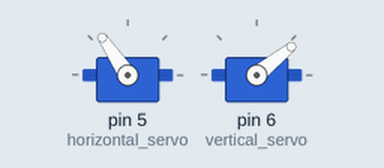
A sketch run on a simulated Arduino Uno, built with avr-gcc and run on an emulated ATmega328P. Parts: 2 × servo. Random numbers use the default seed unless the sketch sets one.

Above: at 1.2 s.
At 10.2 s:
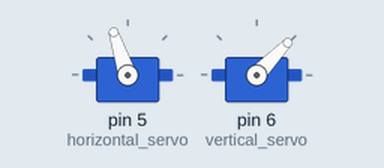
At 19.2 s:
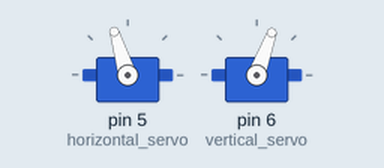
At 38.2 s:
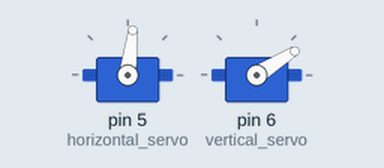
Timing chart, 0 to 40.0 s (numbered marks = the images above):
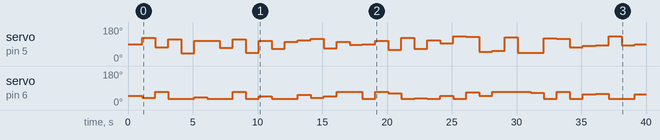

Measured:
- by itself, servo on pin 6 (vertical_servo): 50° → 39° at 1.1 s, → 70° 1.0 s later, → 32° 1.0 s later, → 42° 2.0 s later, … (32 changes in this stretch)
- by itself, servo on pin 5 (horizontal_servo): 90° → 124° at 1.1 s, → 74° 1.0 s later, → 116° 1.0 s later, → 40° 1.0 s later, … (39 changes in this stretch)

The sketch:

EyeArtBot.ino
```cpp
  #include <Servo.h>

  Servo Eye_Horizontal;  // create servo object to control a servo
  Servo Eye_Vertical;
  int vertical_servo = 6;
  int horizontal_servo = 5;

  int min_horizontal = 30;
  int mid_horizontal = 90;
  int max_horizontal = 130;

  int min_vertical = 32;
  int mid_vertical = 50;
  int max_vertical = 70;

  int pos = 0;    // variable to store the servo position

  void right_to_left()
  {
    // right to left
    for(pos = min_horizontal; pos < max_horizontal; pos += 1)  // goes from 0 degrees to 180 degrees
    {                                  // in steps of 1 degree
      Eye_Horizontal.write(pos);              // tell servo to go to position in variable 'pos'
      delay(15);                       // waits 15ms for the servo to reach the position
    }
  }

  void left_to_right()
  {
    //left to right
    for(pos = max_horizontal; pos>=min_horizontal; pos-=1)     // goes from 180 degrees to 0 degrees
    {
      Eye_Horizontal.write(pos);              // tell servo to go to position in variable 'pos'
      delay(15);                       // waits 15ms for the servo to reach the position
    }
  }

  void Look_Center_Left_Right_Up_Down()
  {
    int theDelay = 3000;
    Look_Center();
    delay(theDelay);
    Look_Left();
    delay(theDelay);
    Look_Right();
    delay(theDelay);
    Look_Center();
    delay(theDelay);
    Look_Up();
    delay(theDelay);
    Look_Down();
    delay(theDelay);
  }

  void Look_Center()
  {
    LookOverThere(mid_horizontal, mid_vertical);
  }

  void Look_Left()
  {
    LookOverThere(max_horizontal, mid_vertical);
  }

  void Look_Right()
  {
    LookOverThere(min_horizontal, mid_vertical);
  }

  void Look_Up()
  {
    LookOverThere(mid_horizontal, min_vertical);
  }

  void Look_Down()
  {
    LookOverThere(mid_horizontal, max_vertical);
  }

  void LookOverThere(int x, int y)
  {
    Eye_Horizontal.write(x);
    Eye_Vertical.write(y);
  }

  void setup()
  {
    Eye_Vertical.write(mid_vertical);
    Eye_Horizontal.write(mid_horizontal);
    Eye_Horizontal.attach(horizontal_servo);  // attaches the servo on pin 9 to the servo object
    Eye_Vertical.attach(vertical_servo);
    delay(100);
    randomSeed(analogRead(0));
    //StartSequence();
  }

  void RandomPosition(int centerH, int centerV, int theRadius)
  {
    int randH;
    int randV;
    randH = random(centerH-theRadius,centerH+theRadius);
    if(randH < min_horizontal)
    {
      randH = min_horizontal;
    }
    if(randH > max_horizontal)
    {
      randH = max_horizontal;
    }
    randV = random(centerV-theRadius,centerV+theRadius);
    if(randV < min_vertical)
    {
      randV = min_vertical;
    }
    if(randV > max_vertical)
    {
      randV = max_vertical;
    }
    Eye_Horizontal.write(randH);
    Eye_Vertical.write(randV);
  }

  void RandomMiddling()
  {
    int theRadius = 50;
    RandomPosition(mid_horizontal, mid_vertical, theRadius);
  }

  void RandomDelay()
  {
    int randD = random(1,2000);
    delay(randD);
  }

  void StartSequence()
  {
    Look_Center_Left_Right_Up_Down();
    Look_Center_Left_Right_Up_Down();

    Look_Center();
    delay(3000);

    right_to_left();
    left_to_right();

    Look_Center();
    delay(3000);

    //top to bottom
    for(pos = min_vertical; pos < max_vertical; pos += 1)  // goes from 0 degrees to 180 degrees
    {                                  // in steps of 1 degree
      Eye_Vertical.write(pos);              // tell servo to go to position in variable 'pos'
      delay(15);                       // waits 15ms for the servo to reach the position
    }
    //top to bottom
    for(pos = max_vertical; pos < min_vertical; pos -= 1)  // goes from 0 degrees to 180 degrees
    {                                  // in steps of 1 degree
      Eye_Vertical.write(pos);              // tell servo to go to position in variable 'pos'
      delay(15);                       // waits 15ms for the servo to reach the position
    }
  }

  void loop()
  {
    //StartSequence();
    //right_to_left();
    //left_to_right();
    //Look_Center();
    delay(1000);
    //RandomDelay();
    RandomMiddling();
    //delay(1000);
    //RandomPosition(      );

  }
```
